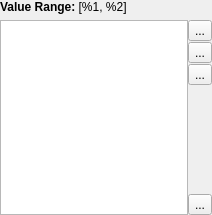
<?xml version="1.0" encoding="UTF-8"?>
<ui version="4.0">
 <class>ScalarValueListPropertyWidget</class>
 <widget class="QWidget" name="ScalarValueListPropertyWidget">
  <property name="geometry">
   <rect>
    <x>0</x>
    <y>0</y>
    <width>212</width>
    <height>215</height>
   </rect>
  </property>
  <property name="windowTitle">
   <string>Form</string>
  </property>
  <layout class="QGridLayout" name="gridLayout">
   <property name="horizontalSpacing">
    <number>0</number>
   </property>
   <property name="margin">
    <number>0</number>
   </property>
   <item row="1" column="0">
    <widget class="pqExpandableTableView" name="Table">
     <property name="dragDropMode">
      <enum>QAbstractItemView::InternalMove</enum>
     </property>
     <property name="defaultDropAction">
      <enum>Qt::MoveAction</enum>
     </property>
     <property name="alternatingRowColors">
      <bool>true</bool>
     </property>
     <property name="selectionBehavior">
      <enum>QAbstractItemView::SelectRows</enum>
     </property>
     <property name="maximumRowCountBeforeScrolling" stdset="0">
      <number>10</number>
     </property>
    </widget>
   </item>
   <item row="1" column="1">
    <layout class="QVBoxLayout" name="verticalLayout">
     <property name="spacing">
      <number>1</number>
     </property>
     <item>
      <widget class="QToolButton" name="Add">
       <property name="toolTip">
        <string>Add new entry</string>
       </property>
       <property name="text">
        <string>...</string>
       </property>
       <property name="icon">
        <iconset resource="../../../Widgets/Resources/QtWidgets.qrc">
         <normaloff>:/QtWidgets/Icons/pqPlus.svg</normaloff>:/QtWidgets/Icons/pqPlus.svg</iconset>
       </property>
      </widget>
     </item>
     <item>
      <widget class="QToolButton" name="Remove">
       <property name="toolTip">
        <string>Remove current entry</string>
       </property>
       <property name="text">
        <string>...</string>
       </property>
       <property name="icon">
        <iconset resource="../../../Widgets/Resources/QtWidgets.qrc">
         <normaloff>:/QtWidgets/Icons/pqMinus.svg</normaloff>:/QtWidgets/Icons/pqMinus.svg</iconset>
       </property>
      </widget>
     </item>
     <item>
      <widget class="QToolButton" name="AddRange">
       <property name="toolTip">
        <string>Add a range of values</string>
       </property>
       <property name="text">
        <string>...</string>
       </property>
       <property name="icon">
        <iconset resource="../pqComponents.qrc">
         <normaloff>:/pqWidgets/Icons/pqRulerScale16.png</normaloff>:/pqWidgets/Icons/pqRulerScale16.png</iconset>
       </property>
      </widget>
     </item>
     <item>
      <spacer name="verticalSpacer">
       <property name="orientation">
        <enum>Qt::Vertical</enum>
       </property>
       <property name="sizeHint" stdset="0">
        <size>
         <width>0</width>
         <height>0</height>
        </size>
       </property>
      </spacer>
     </item>
     <item>
      <widget class="QToolButton" name="RemoveAll">
       <property name="toolTip">
        <string>Remove all entries</string>
       </property>
       <property name="text">
        <string>...</string>
       </property>
       <property name="icon">
        <iconset resource="../../../Widgets/Resources/QtWidgets.qrc">
         <normaloff>:/QtWidgets/Icons/pqDelete.png</normaloff>:/QtWidgets/Icons/pqDelete.png</iconset>
       </property>
      </widget>
     </item>
    </layout>
   </item>
   <item row="0" column="0" colspan="2">
    <widget class="QLabel" name="ScalarRangeLabel">
     <property name="text">
      <string>&lt;html&gt;&lt;head/&gt;&lt;body&gt;&lt;p&gt;&lt;span style=&quot; font-weight:600;&quot;&gt;Value Range:&lt;/span&gt;  [%1, %2]&lt;/p&gt;&lt;/body&gt;&lt;/html&gt;</string>
     </property>
    </widget>
   </item>
  </layout>
 </widget>
 <customwidgets>
  <customwidget>
   <class>pqExpandableTableView</class>
   <extends>QTableView</extends>
   <header>pqExpandableTableView.h</header>
  </customwidget>
 </customwidgets>
 <resources>
  <include location="../pqComponents.qrc"/>
  <include location="../../../Widgets/Resources/QtWidgets.qrc"/>
 </resources>
 <connections/>
</ui>
